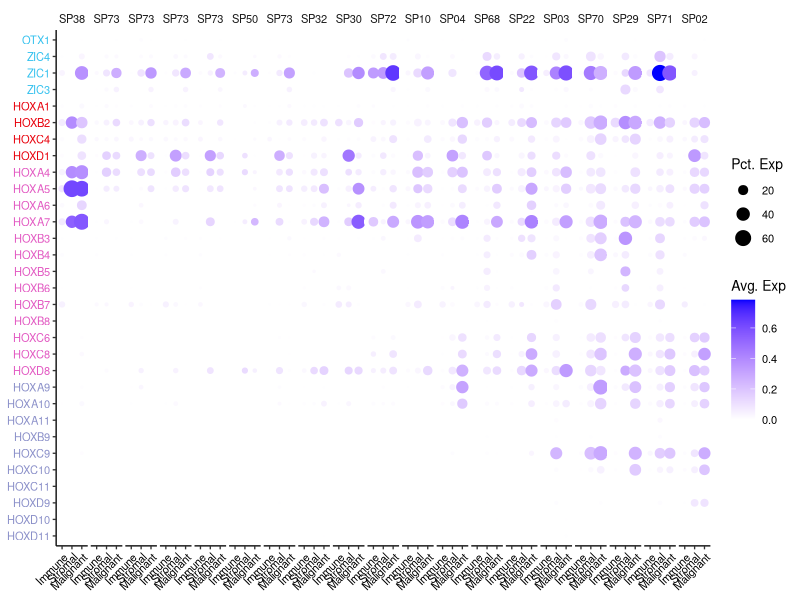
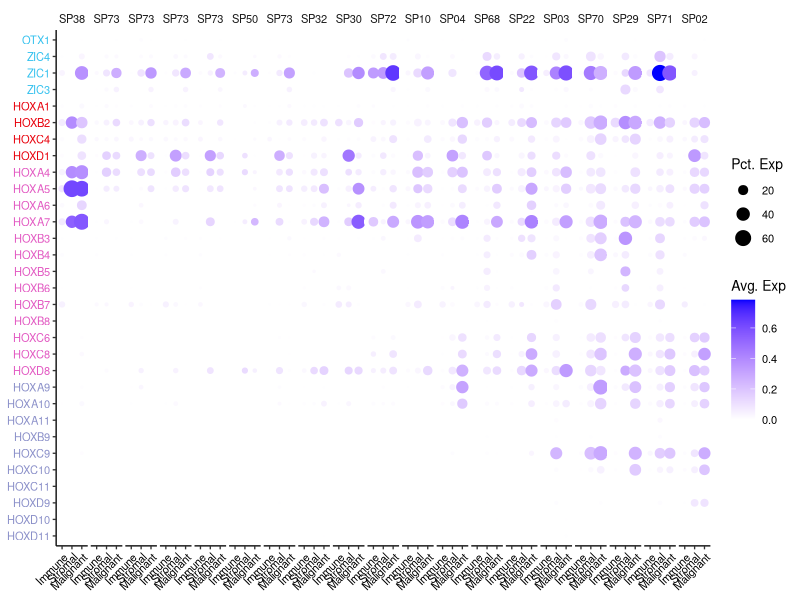

These figures' R source, in order:
# =============================================================================
# Expression of spinal-cord and brain position marker genes in each sample
#
# Input : ../data/panel_data/hox_dotplot_stats_by_sample_celltype.tsv
#         ../data/panel_data/hox_gene_annotation.tsv
#         ../data/panel_data/sample_resection_order.tsv
# Output: hox_marker_dotplot_by_sample.pdf / .png in this directory
#
# One panel per sample (19), in the order of the resection site from cervical to thoracic
# (caudal end of the tumour, then cranial end); columns are immune, stromal and malignant
# cells. Rows are the HOX genes of the brainstem, cervical and thoracic levels and the
# thalamic markers ZIC3, ZIC1, ZIC4 and OTX1; the gene name is coloured by the level it marks.
# Colour = mean log-normalised expression of the gene over all cells of the group; dot area
# = percentage of cells in which the gene is detected.
# =============================================================================

suppressPackageStartupMessages(library(ggplot2))

CELLTYPE_LEVELS <- c("immune", "stromal", "malignant")
CELLTYPE_LABELS <- c(immune = "Immune", stromal = "Stromal", malignant = "Malignant")
LEVEL_COLORS <- c(Thalamus = "#35c1ee", Brainstem = "#e8000b", Cervical = "#e259c2", Thoracic = "#8b90c9")

hox <- read.delim("../data/panel_data/hox_dotplot_stats_by_sample_celltype.tsv")
ann <- read.delim("../data/panel_data/hox_gene_annotation.tsv")
smp <- read.delim("../data/panel_data/sample_resection_order.tsv", colClasses = c(patient_id = "character"))

genes <- ann[!is.na(ann$order_all_samples), ]
genes <- genes[order(genes$order_all_samples), ]                 # first level at the bottom of the plot
d <- hox[hox$gene %in% genes$gene, ]
d$gene <- factor(d$gene, levels = genes$gene)
d$celltype <- factor(d$celltype, levels = CELLTYPE_LEVELS, labels = CELLTYPE_LABELS[CELLTYPE_LEVELS])
# panel = sample, in resection order; the title is the patient ID (a multi-site patient has several panels)
smp <- smp[order(smp$resection_order), ]
d$panel <- factor(d$renamed_id, levels = smp$renamed_id)
panel_title <- setNames(smp$patient_id, smp$renamed_id)

p <- ggplot(d, aes(celltype, gene)) +
  geom_point(aes(size = pct_exp, colour = mean_log_expr)) +
  scale_colour_gradient(low = "white", high = "blue", limits = c(0, NA), name = "Avg. Exp") +
  scale_size(range = c(0, 5), name = "Pct. Exp", breaks = c(20, 40, 60)) +
  facet_grid(. ~ panel, labeller = labeller(panel = panel_title)) +
  labs(x = NULL, y = NULL) +
  theme_classic(base_size = 10) +
  theme(strip.background = element_blank(), panel.spacing = unit(0.15, "lines"),
        axis.text.x = element_text(angle = 45, hjust = 1, colour = "black"),
        axis.text.y = element_text(colour = LEVEL_COLORS[genes$location_group]))

save_figure <- function(p, stem, width, height, dpi = 300) {
  ggsave(paste0(stem, ".pdf"), p, width = width, height = height, device = "pdf")
  ggsave(paste0(stem, ".png"), p, width = width, height = height, dpi = dpi, bg = "white")
}
save_figure(p, "hox_marker_dotplot_by_sample", width = 14, height = 6.5)
